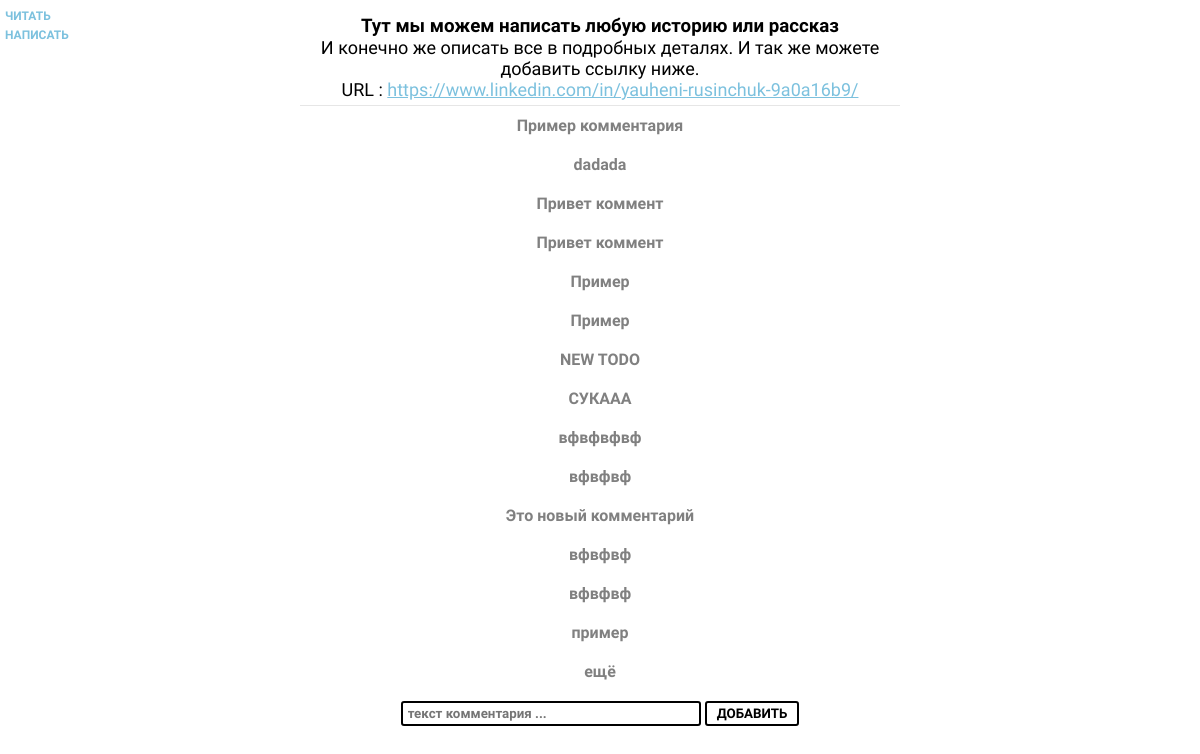
/read/article/1, run on the app's committed database.
### myapp/models.py (models this page shows, shortened)
class Article(db.Model):
    id = db.Column(db.Integer, primary_key=True)
    title = db.Column(db.String(250), index=True)
    body = db.Column(db.String(), index=True)
    url = db.Column(db.String(),nullable=True)
    comments = db.relationship('Comment', backref='com', lazy='dynamic')

class Comment(db.Model):
    id = db.Column(db.Integer, primary_key=True)
    text = db.Column(db.String(), index=True)
    timestamp = db.Column(db.DateTime, index=True, default=datetime.utcnow)
    article_id = db.Column(db.Integer, db.ForeignKey('article.id'))

### myapp/routes.py (the view, shortened to what this page needs)
@app.route('/read/article/<id>', methods=["GET", "POST"])
def detail(id):
    form = CommentForm()
    article = Article.query.get(id)
    comments = article.comments.all()
    return render_template('detail.html', article=article, comments=comments, form=form)

### myapp/forms.py
class CommentForm(FlaskForm):
    text = StringField(validators=[DataRequired()])
    submit = SubmitField('ДОБАВИТЬ')

### myapp/templates/detail.html (shortened to what this page needs)
{% extends "base.html" %}
{% block content %}
<div class="go_home">
  <a href="{{url_for('read')}}">ЧИТАТЬ</a><br/>
  <a href="{{url_for('write')}}">НАПИСАТЬ</a>
</div>
  <div class='detail_container'>
    <h3> {{article.title}} </h3>
    <p>{{article.body}}</p>
    {% if article.url != None %}
      <p>URL : <a href="{{article.url}}">{{article.url}}</a></p>
    {% endif %}
  </div>
  <div class='container_comments'>
    {% if comments %}
      {% for comment in comments %}
        <p class='comment'>{{comment.text}}</p>
      {% endfor %}
    {% else %}
      <p class='not_comments'> ПОКА НЕ КОММЕНТАРИЕВ! </p>
    {% endif %}
  </div>
  <div class='commentform'>
    <form class='commentform_form' method="POST" novalidate>
      <p>
        {{form.text(placeholder='текст комментария ...', class='commentform_text',)}}
        {{form.submit(class='commentform_btn')}}
      </p>
    </form>
  </div>
{% endblock content %}

### myapp/templates/base.html (shortened to what this page needs)
<!DOCTYPE html>
<html lang="en" dir="ltr">
  <head>
    <link rel="stylesheet" href="{{ url_for('static', filename='css/style.css') }}">
  </head>
  <body>
    {% block content %}
    {% endblock %}
  </body>
</html>

### myapp/static/css/style.css (style rules this page uses)
* { margin: 0; padding: 0; box-sizing: border-box; font-family: 'Open Sans Condensed', sans-serif; }
.go_home { position: fixed; top: 5px; left: 5px; }
.go_home a { color: #7cc1de; font-weight: bold; font-size: 12px; text-decoration: none; }
.detail_container { width: 50%; margin: 10px auto; text-align: center; padding: 5px; border-bottom: 1px solid #e6e6e6; }
.detail_container p { font-size: 18px; }
.detail_container p a { color: #7cc1de; }
.container_comments { width: 40%; margin: 0 auto; text-align: center; }
.container_comments .comment { font-weight: bold; color: grey; margin-bottom: 20px; }
.commentform { width: 50%; margin: 20px auto; text-align: center; }
.commentform .commentform_text { width: 300px; padding: 3px 5px; font-weight: bold; border: 2px solid black; border-radius: 3px; outline: none; }
.commentform .commentform_btn { border: 2px solid black; border-radius: 3px; font-weight: bold; padding: 3px 10px; background-color: white; color: black; cursor: pointer; transition-property: background-color, color; transition-duration: 0.3s; outline: none; }

### data on the page
Article: title "Тут мы можем написать любую историю или рассказ", body "И конечно же описать все в подробных деталях. И так же можете добавить ссылку ниже.", url "https://www.linkedin.com/in/yauheni-rusinchuk-9a0a16b9/"
Comment: text "Пример комментария"
Comment: text "dadada"
Comment: text "Привет коммент"
Comment: text "Привет коммент"
Comment: text "Пример"
Comment: text "Пример"
Comment: text "NEW TODO"
Comment: text "СУКААА"
Comment: text "вфвфвфвф"
Comment: text "вфвфвф"
Comment: text "Это новый комментарий"
Comment: text "вфвфвф"
Comment: text "вфвфвф"
Comment: text "пример"
Comment: text "ещё"
